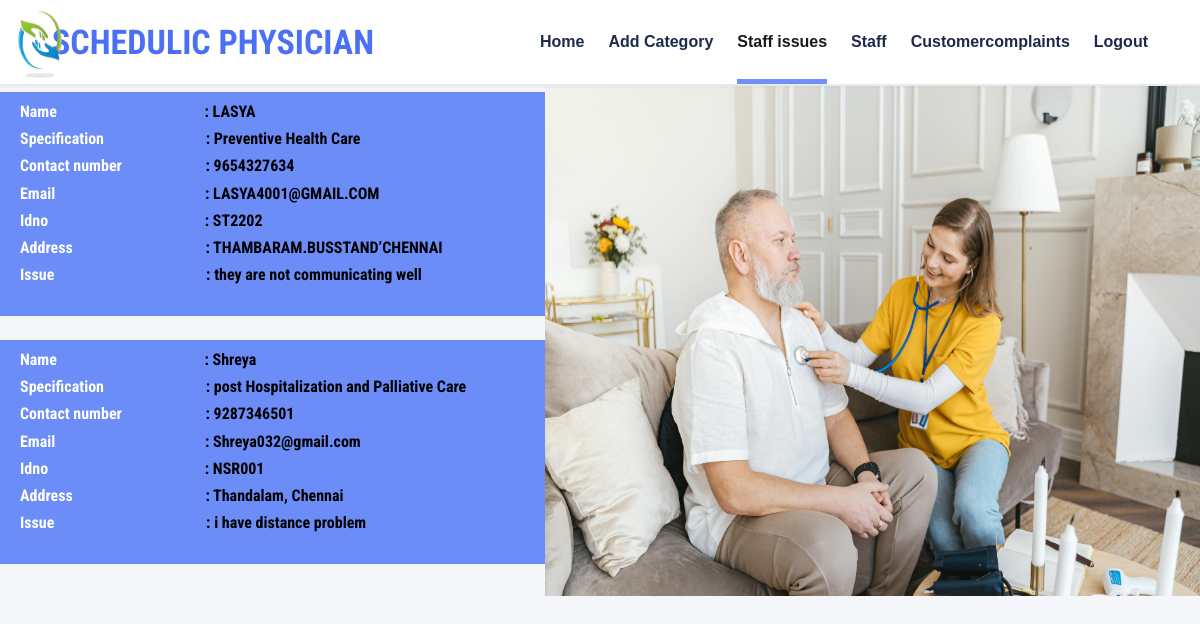
The app's page /Raiseissue.php with its own data.
### tables this page shows
CREATE TABLE `issue` (
  `id` int(100) NOT NULL,
  `name` varchar(50) NOT NULL,
  `specification` varchar(50) NOT NULL,
  `contact` varchar(50) NOT NULL,
  `email` varchar(50) NOT NULL,
  `idno` varchar(50) NOT NULL,
  `address` varchar(50) NOT NULL,
  `issue` varchar(100) NOT NULL
);

### Raiseissue.php (the view, shortened to what this page needs)
<!DOCTYPE html>
<html>
<head>
    <link href="https://cdnjs.cloudflare.com/ajax/libs/font-awesome/5.15.0/css/all.min.css" rel="stylesheet">
    <link href="https://cdn.jsdelivr.net/npm/bootstrap-icons@1.4.1/font/bootstrap-icons.css" rel="stylesheet">
    <link href="lib/owlcarousel/assets/owl.carousel.min.css" rel="stylesheet">
    <link href="lib/tempusdominus/css/tempusdominus-bootstrap-4.min.css" rel="stylesheet" />
    <link href="css/bootstrap.min.css" rel="stylesheet">
    <link href="css/style.css" rel="stylesheet">
</head>
<body>
    <div class="container-fluid sticky-top bg-white shadow-sm">
        <div class="container">
            <nav class="navbar navbar-expand-lg bg-white navbar-light py-3 py-lg-0">
                <a href="index.html" class="navbar-brand">
                    <h1 class="m-0 text-uppercase text-primary"><img src="img/doc_logo.png" alt="Logo" style="width: 80px;margin-right: 10px;height: 85px;position: fixed;left: 0%;top: 0%;"></i>Schedulic Physician</h1>
                </a>
                <div class="collapse navbar-collapse" id="navbarCollapse">
                    <div class="navbar-nav ms-auto py-0">
                        <a href="Ahome.php" class="nav-item nav-link ">Home</a>
                        <a href="category.php" class="nav-item nav-link ">Add Category</a>
                        <a href="Raiseissue.php" class="nav-item nav-link active">Staff issues</a>
                        <a href="serviceadmin.php" class="nav-item nav-link ">Staff</a>
                        <a href="Cfetch.php" class="nav-item nav-link">Customercomplaints</a>
                        <a href="logout.php" class="nav-item nav-link">Logout</a>
                    </div>
                </div>
            </nav>
        </div>
    </div>
    <img src="img/doct img 9.jpg"/>
<center class="card-scroll">
<?php
        $db_host = 'localhost';
        $db_user = 'root';
        $db_pass = '';
        $db_name = 'nurturecare';
        $conn = new mysqli($db_host, $db_user, $db_pass, $db_name);
        $sql = "SELECT * FROM issue";
        $result = $conn->query($sql);
        if ($result->num_rows > 0) {
            while ($row = $result->fetch_assoc())
            {
                $Name = $row['name'];
                $Specification = $row['specification'];
                $Contact = $row['contact'];
                $Email = $row['email'];
                $Idno = $row['idno'];
                $Address = $row['address'];
                $Issue = $row['issue'];
                echo '<div class="row det" style="width: 563px; ">';
               echo '<div class="column" >';
               echo '<h2>Name  <span class="name" style="    color: black;padding-left: 168px;">: '. $Name.'</span></h2>';
               echo '<h2>Specification <span class="exp">: '. $Specification.'</span></h2>';
               echo '<h2>Contact number <span class="staff">: '.$Contact.'</span> </h2>';
                echo '<h2>Email <span class="tname">: '.$Email.'</span></h2>';
               echo '<h2>Idno <span class="idno">: '.$Idno.'</span> </h2>';
               echo '<h2>Address <span class="contact">: '.$Address.'</span> </h2>';
               echo '<h2>Issue <span class="address">: '.$Issue.'</span></h2>';
               echo '</div>';
               echo '</div>';
               echo '</div><br>';
            }
        } else {
            echo 'No images found in the table.';
        }
        ?>
</center>
</body>
</html>

### css/style.css (style rules this page uses)
.navbar-light .navbar-nav .nav-link { font-family: 'Jost', sans-serif; position: relative; margin-left: 24px; padding: 30px 0; font-size: 16px; font-weight: 700; color: var(--dark); outline: none; transition: .5s; }
.navbar-brand h1 { font-size: 34px; }
.navbar-light .navbar-nav .nav-link:hover, .navbar-light .navbar-nav .nav-link.active { color: #4B70F5(--primary); }
@media (min-width: 992px) { .navbar-light .navbar-nav .nav-link::before { position: absolute; content: ""; width: 0; height: 5px; bottom: 0; left: 50%; background: var(--primary); transition: .5s; } }
@media (min-width: 992px) { .navbar-light .navbar-nav .nav-link:hover::before, .navbar-light .navbar-nav .nav-link.active::before { width: 100%; left: 0; } }

### Raiseissue.php (style rules this page uses)
* { box-sizing: border-box; }
img, svg { width: 655px; height: 510px; margin-top: 2px; float: right; }
body { overflow-x: hidden; font-family: "Segoe UI", Tahoma, Geneva, Verdana, sans-serif; }
.column { float: left; width: 113%; height: 100%; padding: 10px; margin-right: 10px; color: black; }
.row:after { content: ""; display: table; clear: both; }
div.column { outline-color: #2a5af8ab; background-color: #2a5af8ab; width: 100em; padding-left: 450px; height: 224px; }
:root { --primary: #2a5af8ab; --secondary: #354F8E; --light: #EFF5F9; --dark: #1D2A4D; }
span.name { margin-left: -24px; color: black; }
span.tname { margin-left: 146px; color: black; }
span.exp { margin-left: 98px; color: black; }
span.staff { margin-left: 80px; color: black; }
span.idno { margin-left: 153px; color: black; }
span.contact { margin-left: 129px; color: black; }
span.address { margin-left: 148px; color: black; }
h2 { text-align: start; color: white; font-size:16px; margin-left: -421px; }
body { overflow-x: hidden; font-family: Arial, sans-serif; margin: 0; padding: 0; background-color: #13C5DD; }
nav { background-color:#97dcd3; color: white; padding: 10px; text-align: center; }
a { text-decoration: none; color: black; }
h2 { margin-top: 0; }
body { background: #f5f6fa; }
.card-scroll { overflow-y: auto; overflow-x: hidden; height: 500px; margin-right: 10px; }

### records on screen
issue: name "LASYA", specification "Preventive Health Care", contact "9654327634", email "LASYA4001@GMAIL.COM", idno "ST2202", address "THAMBARAM.BUSSTAND’CHENNAI", issue "they are not communicating well"
issue: name "Shreya", specification "post Hospitalization and Palliative Care", contact "9287346501", email "Shreya032@gmail.com", idno "NSR001", address "Thandalam, Chennai", issue "i have distance problem"
